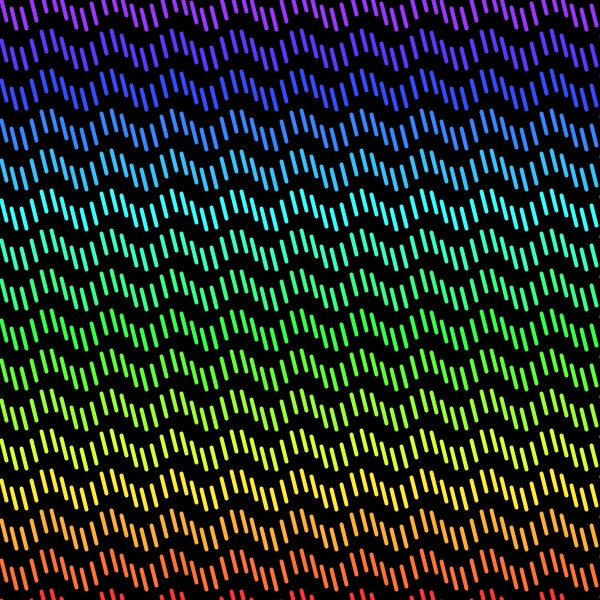
Frame 1 (no input)
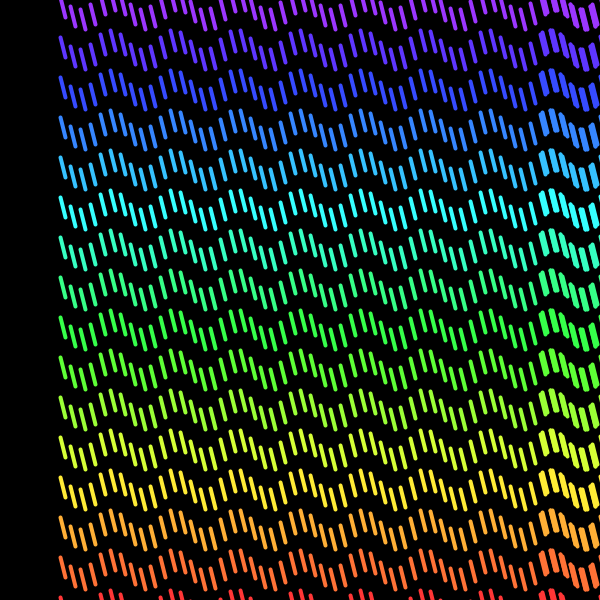
Frame 60 (the mouse pressed at the canvas centre just before this capture)
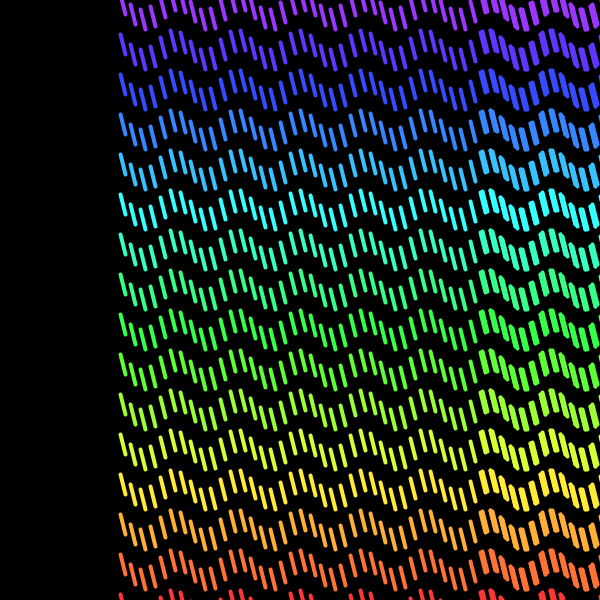
Frame 120 (the mouse held since frame 60 and released just before this capture)

The Processing sketch that drew these frames (run headless with seeded random() and noise(); from frame 60 on, the mouse is pressed at the canvas centre):

// Processing sketch: muchas_lineas_que_rebotan
// ── muchas_lineas_que_rebotan.pde
boolean[][] rebotar;
PVector[][] puntos;

void setup(){

  size(600,600);
  puntos = new PVector[79][20];
  rebotar= new boolean[79][20];
  for(int i = 0 ; i < puntos.length ; i++){
    for(int j = 0 ; j < puntos[i].length ; j++){
    puntos[i][j] = new PVector(i*10,j*20);
    rebotar[i][j] = false; 
  }}
  colorMode(HSB,800,255,255);
}

void draw(){

  background(0);
  
  
  
  
  for(int i = 0; i < puntos.length; i++){
    for(int j = 0 ; j < puntos[i].length ; j++){
    if (rebotar[i][j] == true){
     puntos[i][j].x -= 1;
    }
    else if (rebotar[i][j] ==false){
    puntos[i][j].x += 1;
    }
    
    if (puntos[i][j].x >= 600){
      //puntos[i][j].x =0;
      rebotar[i][j] = true;
    }
    if ( puntos[i][j].x <=0){
      rebotar[i][j] = false;
    }
    stroke( j*40, 200,255);
    strokeWeight(4);
    puntos[i][j].y = 10*sin(puntos[i][j].x/10)+height-j*40;
    line(puntos[i][j].x, puntos[i][j].y, puntos[i][j].x +5, puntos[i][j].y + 20 ); 
  
  } 
  }
}
